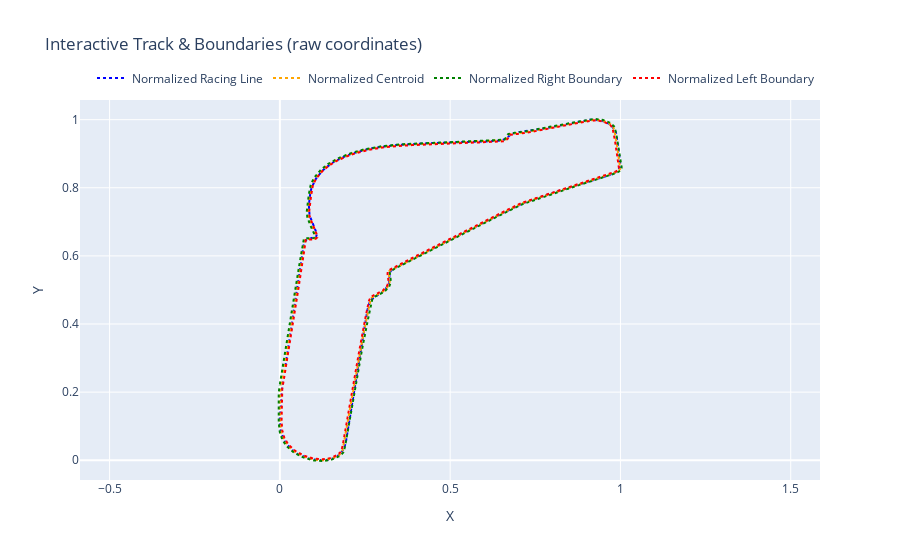

Here is the notebook cell this chart was saved with:
### Markdown cell above
# Plotting

### Code cell
import plotly.graph_objects as go

# Build interactive figure with raw coordinates
fig = go.Figure()

# Add normalized traces but keep them hidden by default (toggle via legend)
fig.add_trace(go.Scatter(x=normalized_track_A[:, 0], y=normalized_track_A[:, 1], mode='lines', name='Normalized Racing Line', line=dict(color='blue', dash='dot'), visible=True))
fig.add_trace(go.Scatter(x=normalized_track_B[:, 0], y=normalized_track_B[:, 1], mode='lines', name='Normalized Centroid', line=dict(color='orange', dash='dot'), visible=True))
fig.add_trace(go.Scatter(x=normalized_right[:, 0], y=normalized_right[:, 1], mode='lines', name='Normalized Right Boundary', line=dict(color='green', dash='dot'), visible=True))
fig.add_trace(go.Scatter(x=normalized_left[:, 0], y=normalized_left[:, 1], mode='lines', name='Normalized Left Boundary', line=dict(color='red', dash='dot'), visible=True))

fig.update_layout(title='Interactive Track & Boundaries (raw coordinates)',
                  xaxis_title='X', yaxis_title='Y',
                  legend=dict(orientation='h', yanchor='bottom', y=1.02, xanchor='right', x=1))
# Keep equal aspect ratio for accurate geometry
fig.update_yaxes(scaleanchor='x', scaleratio=1)

fig.show()

### Figure 1 — Plotly figure (JSON) as saved in the notebook; plotly's stock layout.template omitted (floating-point values rounded to 4 significant figures; data arrays with more than 128 entries replaced by an {"elided": "..."} marker saying what was removed)
{"data": [{"line": {"color": "blue", "dash": "dot"}, "mode": "lines", "name": "Normalized Racing Line", "type": "scatter", "visible": true, "x": {"elided": "304 float values"}, "y": {"elided": "304 float values"}}, {"line": {"color": "orange", "dash": "dot"}, "mode": "lines", "name": "Normalized Centroid", "type": "scatter", "visible": true, "x": {"elided": "1159 float values"}, "y": {"elided": "1159 float values"}}, {"line": {"color": "green", "dash": "dot"}, "mode": "lines", "name": "Normalized Right Boundary", "type": "scatter", "visible": true, "x": {"elided": "1159 float values"}, "y": {"elided": "1159 float values"}}, {"line": {"color": "red", "dash": "dot"}, "mode": "lines", "name": "Normalized Left Boundary", "type": "scatter", "visible": true, "x": {"elided": "1159 float values"}, "y": {"elided": "1159 float values"}}], "layout": {"legend": {"orientation": "h", "x": 1, "xanchor": "right", "y": 1.02, "yanchor": "bottom"}, "title": {"text": "Interactive Track & Boundaries (raw coordinates)"}, "xaxis": {"title": {"text": "X"}}, "yaxis": {"scaleanchor": "x", "scaleratio": 1, "title": {"text": "Y"}}}}
